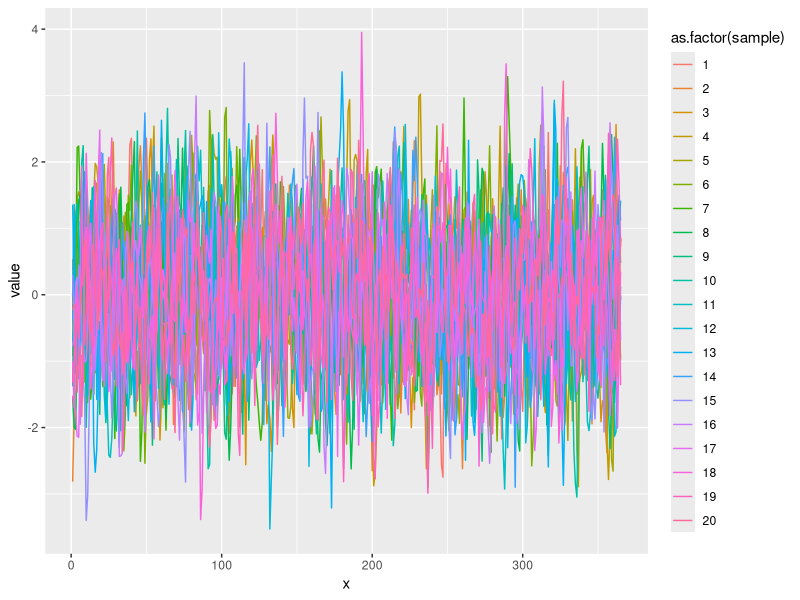

Reproduce this figure in R. (Note: this script raises an error after producing the figure.)
library(tidyverse)
sq_exp_kernel<-function(x1, x2, l = 1){
  Sigma<-matrix(rep(0, length(x1)*length(x2)), nrow = length(x1))
  
  for (i in seq_along(x1)){
    for (j in seq_along(x2)){
      
      Sigma[i, j]<-exp(-0.5*(abs(x2[i]-x1[j])/l)^2)
      
    }
  }
  
  Sigma
}




draw<-function(n_draws, x, mu, cov){
  values<-map_dfr(1:n_draws, function(sample){
    
    
    draw<-t(MASS::mvrnorm(1, 
                          mu = mu, 
                          Sigma = cov))
    
    draw<-as.vector(draw)
    
    tmp<-data.frame(sample = sample, 
                    x = x,
                    value = draw)
    
    tmp
  })
  
  values
}

post<-function(x, x.star, y, sigma.n=0, kernel = sq_exp_kernel){
  
  k.xx <- kernel(x,x)
  k.xxs <- kernel(x,x.star)
  k.xsx <- kernel(x.star,x)
  k.xsxs <- kernel(x.star,x.star)
  
  f.star.bar<-k.xsx%*%solve(k.xx+sigma.n^2*diag(1, ncol(k.xx)))%*%y
  
  f.star.cov<- k.xsxs - k.xsx%*%solve(k.xx+sigma.n^2*diag(1, ncol(k.xx)))%*%k.xxs
  
  f.star.bar<-as.vector(f.star.bar)
  
  list(post_mean = f.star.bar,
       post_var = f.star.cov)
}

cisco_cfs <- read_delim("Gaussian Proccesses/Cisco_cfs.tab",
                        "\t", 
                        escape_double = FALSE, 
                        trim_ws = TRUE)

cisco_cfs<-cisco_cfs%>%
  mutate(year = lubridate::year(date))%>%
  dplyr::select(date, year, cfs)%>%
  arrange(date)%>%
  group_by(year)%>%
  mutate(day = 1:n())%>%
  ungroup()

missing<-(1:nrow(cisco_cfs))[is.na(cisco_cfs$cfs)]

cisco_cfs$cfs[missing]<-cisco_cfs$cfs[missing-1]

cisco_cfs<-split(cisco_cfs, f = cisco_cfs$year)


test<-sample_n(cisco_cfs[[1]], 50)
x.star<-1:365
# Calculate the covariance matrix
Sigma <- sq_exp_kernel(x.star,x.star)

prior<-draw(n_draws = 20, x.star, rep(0, length(x.star)), cov = Sigma)

prior%>%ggplot(aes(y = value, x = x, color = as.factor(sample)))+geom_line()

post_params<-post(test$day, 1:365, test$cfs)


  ggplot(data = NULL, aes(x = test$day, y = post_params$post_mean))+
    geom_point()

post<-draw(50, x = x.star, mu = post_params$post_mean, cov = post_params$post_var)


ggplot(draws,aes(x=x,y=value)) +
  geom_line(aes(group=sample), colour="grey80")+
  geom_line(data = cisco_cfs, aes(x = day, y = cfs_m, color = as.factor(year)))+
  geom_line(data = data.frame(x = cisco_cfs$day,
                              y = post_draw$post_mean),
            aes(x=x,y=y, group = NULL),colour="red", size=1, inherit.aes = FALSE) + 
  theme_bw() +
  labs(x="Days",
       y = "CFS")
